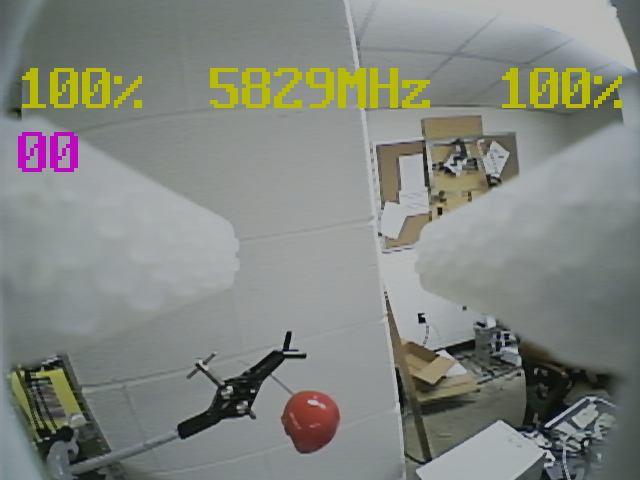
#> input picture berry_detection_pkg/include/berry_detection_pkg/vs.jpg, 640 x 480 px
$ python vs.py
#> lines starting #> are read from the running program, lines starting #| are printed output that depends on the picture; after the words box and inside, x2 and y2 are one past the last pixel; in counts of white or black regions, pixels touching at a corner belong together; long printed decimals are rounded
#!/home/companion/tensorflow_ros/bin/python
# coding: utf-8

import argparse
import os
import sys
import random
import math
import cv2
import time
import numpy as np
import skimage.io
import matplotlib
import matplotlib.pyplot as plt
import matplotlib.patches as patches
import matplotlib.lines as lines
import itertools
import colorsys
#import IPython.display
import pyrealsense2 as rs
import pandas as pd

from skimage.measure import find_contours
from matplotlib.patches import Polygon
from PIL import Image

def berry_vs():
	# run the arm camera
	os.system('fswebcam -d /dev/video0 -q -r 640x480 --no-banner --jpeg 95 -F 9 vs.jpg')
	img = cv2.imread('vs.jpg')
#> img is the input picture: shape (480, 640, 3); mean B, G, R 127.4, 133.9, 130.1
	loop_count = 1000
	while loop_count>1:
		mask, center = blob_search(img, 'berry')
		loop_count -=1
		cv2.waitKey(1)
		# x y in pixel,
		xd = 320
		yd = 240
		zd = 3
		M = cv2.moments(mask)
		x = int(M["m10"] / M["m00"])
		y = int(M["m01"] / M["m00"])
		# z is calculated using expoential fit
		z = (1/(292300)*np.count_nonzero(mask))**(-1/1.918)
		delta = []
		delta.append(x-xd)
		delta.append(y-yd)
		delta.append(z-zd)
		print(delta, x, y)


# [8 lines of commented-out code are left out]

def blob_search(image_raw, color):

    # Setup SimpleBlobDetector parameters.
#> called with color = 'berry'
    params = cv2.SimpleBlobDetector_Params()

    # Filter by Color
    params.filterByColor = False

    # Filter by Area.
    params.filterByArea = False
    params.minArea = 50

    # Filter by Circularity
    params.filterByCircularity = False
    #params.minCircularity = 0.5

    # Filter by Inerita
    params.filterByInertia = False

    # Filter by Convexity
    params.filterByConvexity = False
    params.minConvexity = 0.5

    # Create a detector with the parameters
    detector = cv2.SimpleBlobDetector_create(params)

    # Convert the image into the HSV color space
    hsv_image = cv2.cvtColor(image_raw, cv2.COLOR_BGR2HSV)
#> hsv_image: shape (480, 640, 3); mean H, S, V 77.2, 27.3, 136.4

    if color == "white":
        lower = (0,0,175)
        upper = (5,5,255)

    elif color == "purple":
        lower = (125,50,50)
        upper = (145, 255, 240)

    elif color == "berry":
        lower = (0, 50, 50)
        upper = (10, 255, 255)

    elif color == "green":
        lower = (120, 50, 50)
        upper = (180, 255, 255)

    elif color == "yellow":
        lower = (22, 50, 50)
        upper = (45, 255, 240)

    # Define a mask using the lower and upper bounds of the target color
    mask_image = cv2.inRange(hsv_image, lower, upper)
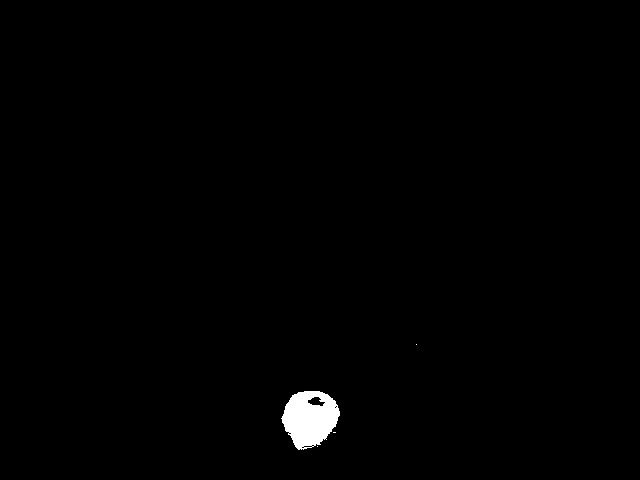
#> mask_image: shape (480, 640); 0.78% white; 4 white regions (3 under 20 px), largest, box (x1, y1, x2, y2) and area: (281, 391, 340, 450) 2388
    keypoints = detector.detect(mask_image)
#> keypoints = 5 keypoints; (x, y, size): (316, 401, 11.3), (305, 447, 2.2), (312, 445, 2.2), (299, 426, 2.2), (335, 407, 2)
    # Find blob centers in the image coordinates
    blob_image_center = []
    num_blobs = len(keypoints)
#> num_blobs = 5
    for i in range(num_blobs):
        blob_image_center.append((keypoints[i].pt[0],keypoints[i].pt[1]))
#> after the loop, blob_image_center = [(304.9, 446.5), (312.2, 445.1), (299.3, 425.6), (335.5, 406.5), (315.7, 401.2)]

    blob_image_center = fuse(blob_image_center, 250)
#> in fuse, `n = len(points)`: n = 5
#> in fuse, `taken = [False] * n`: taken = [False, False, False, False, False]
#> the loop in fuse, `for i in range(n):` made 5 passes
#> after the loop in fuse, `for i in range(n):`: ret = [(313.5, 425)]; taken = [True, True, True, True, True]
#> blob_image_center = [(313.5, 425)]
    output_masks=[]
    for i in range(len(blob_image_center)):
        z = np.zeros((480, 848))
        z[int(blob_image_center[i][1])][int(blob_image_center[i][0])] = 1
        output_masks.append(z)
#> this loop made 1 pass
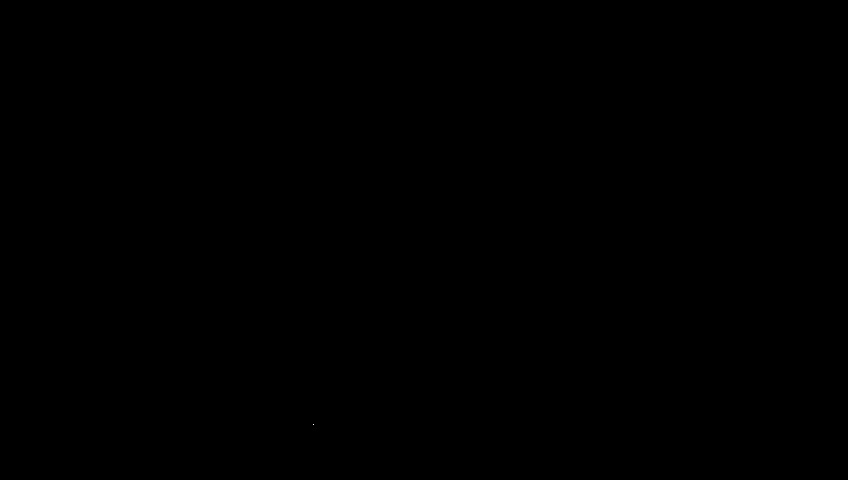
#> z: shape (480, 848) float64; values 0 (black) and 1 (white), 0% white in thin lines or dots, all inside (x1, y1, x2, y2) = (313, 424, 314, 425)
#> after the loop, output_masks = 1 item

    # Draw the keypoints on the detected block
    im_with_keypoints = cv2.drawKeypoints(image_raw, keypoints, outImage=np.array([]), color=(10, 255, 255))

    x_y = []

    if(num_blobs == 0):
        #print("No block found!")
        f = 0 # do nothing
    else:
        # Convert image coordinates to global world coordinate using IM2W() function
        for i in range(len(blob_image_center)):
            x_y.append((blob_image_center[i][0], blob_image_center[i][1]))
#> after the loop, x_y = [(313.5, 425)]

    cv2.namedWindow("Camera View")
    cv2.imshow("Camera View", image_raw)
    cv2.namedWindow("Mask View")
    cv2.imshow("Mask View", mask_image)
    cv2.namedWindow("Keypoint View")
    cv2.imshow("Keypoint View", im_with_keypoints)

    return np.asanyarray(mask_image)/255, blob_image_center

def dist2(p1, p2):
    return (p1[0]-p2[0])**2 + (p1[1]-p2[1])**2

def fuse(points, d):
    ret = []
    d2 = d * d
    n = len(points)
    taken = [False] * n
    for i in range(n):
        if not taken[i]:
            count = 1
            point = [points[i][0], points[i][1]]
            taken[i] = True
            for j in range(i+1, n):
                if dist2(points[i], points[j]) < d2:
                    point[0] += points[j][0]
                    point[1] += points[j][1]
                    count+=1
                    taken[j] = True
            point[0] /= count
            point[1] /= count
            ret.append((point[0], point[1]))
    return ret


berry_vs()
#> in berry_vs, `M = cv2.moments(mask)`: M = moments, m00 2393, centre m10/m00, m01/m00 = (309.5, 418.3)
#> in berry_vs, `x = int(M["m10"] / M["m00"])`: x = 309
#> in berry_vs, `y = int(M["m01"] / M["m00"])`: y = 418
#> in berry_vs, `z = (1/(292300)*np.count_nonzero(mask))**(-1/1.918)`: z = 12.25
#| [-11, 178, 9.248] 309 418
